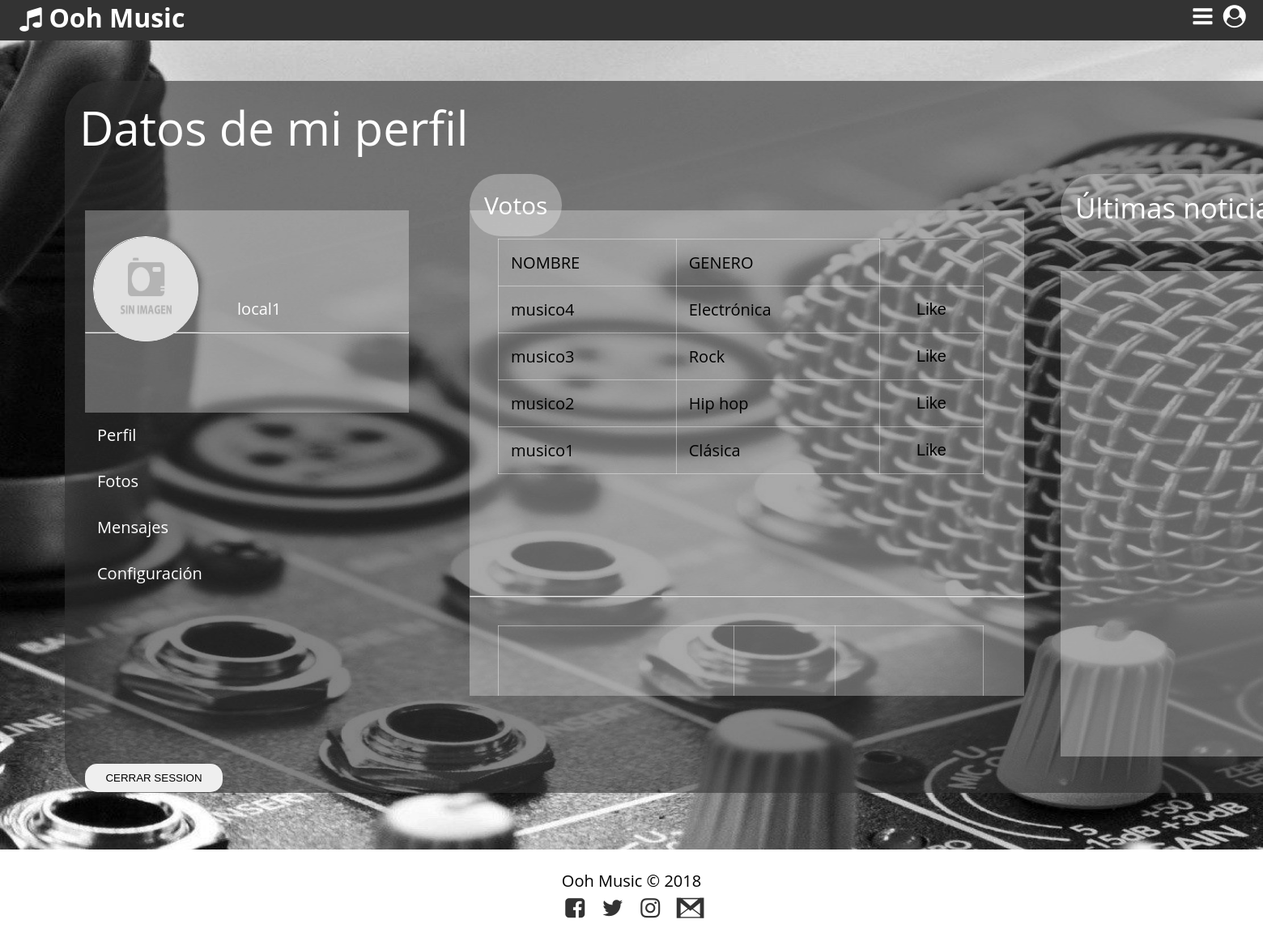
/usuariofan.php (signed in), run on the app's committed database.
### tables this page shows
CREATE TABLE musico(
id_usuario INT NOT NULL PRIMARY KEY,
apellidoa VARCHAR(30),
apellidob VARCHAR(30),
web VARCHAR(255),
nombreart VARCHAR(128),
componentes INT,
destacado BOOLEAN,
genero INT NOT NULL,
CONSTRAINT fk_musico_genero
FOREIGN KEY (genero)
REFERENCES genero(id_genero)
ON DELETE CASCADE ON UPDATE CASCADE,
CONSTRAINT fk_musico_login
FOREIGN KEY(id_usuario) REFERENCES login(id_usuario)
ON DELETE CASCADE ON UPDATE CASCADE)CHARACTER SET=utf8;

CREATE TABLE genero(
id_genero INT NOT NULL PRIMARY KEY AUTO_INCREMENT,
nombre VARCHAR(30))CHARACTER SET=utf8;

### bbdd.php (called while the page is built, shortened)
<?php
function verificarVotoMusico($id_usuario,$id_musico){
    $c = conectar();
    $select = "select * from votomusico where fan = $id_usuario and musico = $id_musico;";
    $resultado = mysqli_query($c, $select);
    if($fila = mysqli_fetch_assoc($resultado)){
        extract($fila);
        $resultado = true;
    }else{
        $resultado = false;
    }
    return $resultado;
}
function ordenarMusicosPorGenero() {
    $c = conectar();
    $select = "select genero.nombre,musico.nombreart from musico inner join genero on musico.genero = genero.id_genero order by genero.id_genero desc;";
    $resultado = mysqli_query($c, $select);
    return $resultado;
}
function dimeidusuario($usuario) {
    $c = conectar();
    $select = "select id_usuario from login where usuario='$usuario';";
    $resultado = mysqli_query($c, $select);
    if ($fila = mysqli_fetch_assoc($resultado)) {
        $id_usuario = $fila['id_usuario'];
        return $id_usuario;
    } else {
        return -1;
    }
}
function dimenombre($usuario) {
    $c = conectar();
    $select = "select nombre from login where usuario='$usuario';";
    $resultado = mysqli_query($c, $select);
    if ($fila = mysqli_fetch_assoc($resultado)) {
        extract($fila);
        return $nombre;
    } else {
        return -1;
    }
}
function usuarioexiste($usuario) {
    $c = conectar();
    $select = "select count(id_usuario) as cuantos from login where usuario='$usuario';";
    $resultado = mysqli_query($c, $select);
    $fila = mysqli_fetch_assoc($resultado);
    extract($fila);
    return $cuantos;
}
function conectar() {
    include('mysqlpass.php');
    $conexion = mysqli_connect("localhost", $userbd, $passbd, "musica");
    return $conexion;
}
?>

### usuariofan.php (the view, shortened to what this page needs)
<?php
require_once 'bbdd.php';
require_once 'funciones.php';
?>
<html lang="es">
    <head>
        <link rel="stylesheet" href="css/fontello.css">
        <link rel="stylesheet" href="css/estilosMusico.css">
    </head>
    <body>
        <header>
            <div class="contenedor">
                <h1 class="icon-music">Ooh Music</h1>
                <label id="label1" class="icon-user-circle" for="menu-user"></label>
                <label class="icon-menu" for="menu-bar"></label>
            </div>
        </header>
        <main>
            <section id="banner">
                <?php
                $mostrar = 0;
                if (isset($_SESSION['username'])) {
                    if (usuarioexiste($_SESSION['username']) > 0) {
                        $mostrar = 1;
                    } else {
                        echo"<script>alert('El usuario ya no existe')</script>";
                    }
                } else {
                    echo"<script>alert('No puedes entrar aquí')</script>";
                }
                if ($mostrar == 1) {
                    ?>
                    <img src="Imagenes/banner.jpg">
                    <div id="centro">
                        <p>Datos de mi perfil</p>
                        <div id="usuario">
                            <?php
                            muestradatosmusico();
                            ?>
                        </div>
                        <div id="menu">
                            <ul>
                                <li><a href="usuariofan.php">Perfil</a></li>
                                <li><a href="#">Fotos</a></li>
                                <li><a href="homeuser.php">Mensajes</a></li>
                                <li><a href="miperfilfan.php">Configuración</a></li>
                                <?php cerraSession2() ?>
                            </ul>
                        </div>
                        <div id="conciertosInteres">
                            <p>Votos</p>
                        </div>
                        <div id="contenidoInteres">
                            <?php
                            extract($_SESSION);
                            $id_usuario = dimeidusuario($username);
                            echo"<table id='tabla1' border='1'>";
                            echo"<tr>";
                            echo"<td>NOMBRE</td><td>GENERO</td>";
                            echo"</tr>";
                            $listamusicos = ordenarMusicosPorGenero();
                            while ($musicos = mysqli_fetch_assoc($listamusicos)) {
                                extract($musicos);
                                echo"<tr>";
                                $id_musico = dimeidusuario($nombreart);
                                $nombre = utf8_encode($nombre);
                                if(verificarVotoMusico($id_usuario, $id_musico)){
                                    echo"<td>$nombreart</td><td>$nombre</td><td>". eliminarVotoMusico1($id_musico)."</td>";
                                }else{
                                    echo"<td>$nombreart</td><td>$nombre</td><td>". nuevoVotoMusico($id_musico)."</td>";
                                }
                                echo"</tr>";
                            }
                            echo"</table>";
                            echo "<hr>";
                            echo"<table id='tabla2' border='1'>";
                            echo"<tr>";
                            echo"<td>Nombre del concierto</td>";
                            echo"<td>Genero</td>";
                            echo"<td>Organizador</td>";
                            echo"</tr>";
                            echo "</table>";
                            ?>
                        </div>
                        <div id="titulonoticias">
                            <p>Últimas noticias</p>
                        </div>
                        <div id="noticias">
                        </div>
                    </div>
                    <?php
                }
                ?>
            </section>
        </main>
        <footer>
            <div class="contenedor">
                <p class="copy">Ooh Music &copy; 2018</p>
                <div class="sociales">
                    <a class="icon-facebook-squared" href="#"></a>
                    <a class="icon-twitter" href="#"></a>
                    <a class="icon-instagram" href="#"></a>
                    <a class="icon-gmail" href="#"></a>
                </div>
            </div>
        </footer>
    </body>
</html>

### funciones.php (shortened to what this page needs)
<?php
require_once 'bbdd.php';
function nuevoVotoMusico($id_musico) {
    return "<form action='' method='POST'>" .
            "<input type='hidden' value='$id_musico' name='id_musico'>" .
            "<input type='submit' value='Like' name='voto'>" .
            "</form>";
}
function muestradatosmusico() {
    if (isset($_SESSION['tipo'])) {
        extract($_SESSION);
        imprimenombreyfoto($username);
    }
}
function imprimenombreyfoto($username) {
    $nombre = dimenombre($username);
    echo"<p>$nombre</p>";
    echo"<hr>";
    echo"<div id='info'>";
    $ruta = dimefoto($username);
    if (empty($ruta)) {
        $ruta = "Imagenes/sinimagen.jpg";
    }
    echo"<img src='$ruta' id='fotoperfil'>";
    echo"</div>";
}
function cerraSession2() {
    echo"<form action='' method='POST'>";
    echo"<input id='botoncerrar' type='submit' name='cerrar' value='CERRAR SESSION'>";
    echo"</form>";
}
?>

### css/estilosMusico.css (style rules this page uses)
* { margin: 0; padding: 0; box-sizing: border-box; }
body { font-family: 'Open Sans', sans-serif; }
header { width: 100%; height: 50px; background: #333; color: #fff; position: fixed; top: 0; left: 0; z-index: 100; }
.contenedor { width: 98%; margin: auto; }
h1 { float: left; }
header .contenedor { display: table; }
section { width: 100%; margin-bottom: 25px; }
footer .contenedor { display: flex; flex-wrap: wrap; justify-content: center; padding-bottom: 25px; }
.copy { font-size: 20px; }
.sociales { width:100%; text-align: center; font-size: 28px; }
.sociales a { color: #333; text-decoration: none; }
header #label1 { float: right; font-size: 28px; margin: 6px 0; cursor: pointer; }
form #botoncerrar { width: 170px; padding: 10px; border-radius: 15px; border: thin; margin-top: 190px; }
#tabla1 { border-collapse: collapse; width: 600px; height: 250px; margin: 35px; }
#tabla1 tr td { border: solid; border-width: thin; border-color: rgba(255,255,255,.4); padding: 15px; font-size: 20px; }
#tabla1 input { border: none; background: rgba(55,55,55,.0); cursor: pointer; width: 100%; height: 100%; font-size: 20px; }
#tabla2 { border-collapse: collapse; width: 600px; height: 250px; margin: 35px; }
#tabla2 tr td { border: solid; border-width: thin; border-color: rgba(255,255,255,.4); padding: 15px; font-size: 20px; }

### css/menuMusico.css (style rules this page uses)
header label { float: right; font-size: 28px; margin: 6px 0; cursor: pointer; }

### css/bannerMusico.css (style rules this page uses)
#banner { margin-top: 50px; position: relative; }
#banner a { position: relative; width: 100px; display: block; color: #fff; text-decoration: none; padding: 6px; top: -17px; border: 3px solid #fff; text-align: center; }
#banner img { height: 1000px; width: 2700px; }
#centro { border: solid; margin-top: -950px; margin-left: 80px; position: absolute; background: rgba(51,51,51,0.6); border: none; border-radius: 50px; width: 1780px; height: 880px; }
#centro p { font-size: 58px; padding: 18px; color: #fff; }
#titulonoticias { border: none; position: absolute; margin-left: 1230px; background-color: rgba(255,255,255,0.3); border-radius: 50px; }
#conciertosInteres { border: none; position: absolute; margin-left: 500px; background-color: rgba(255,255,255,0.3); border-radius: 50px; }
#conciertosInteres p { font-size: 30px; }
#contenidoInteres { border: none; position: absolute; margin-top: 45px; margin-left: 500px; background-color: rgba(255,255,255,0.3); width: 685px; height: 600px; overflow-y: scroll; }
#noticias { border: none; position: absolute; margin-top: 120px; margin-left: 1230px; background-color: rgba(255,255,255,0.3); width: 385px; height: 600px; overflow-y: scroll; }
#titulonoticias p { font-size: 35px; }
#usuario { position: absolute; height: 250px; width: 400px; margin: 45px 25px; border: solid; border: none; background: rgba(255,255,255,0.3); }
#usuario p { position: absolute; margin-left: 170px; margin-top: 90px; font-size: 20px; }
hr { margin-top: 150px; }
#info { position: absolute; border: solid; border-width: thin; border-radius: 150px; width: 130px; height: 130px; margin-top: -120px; margin-left: 10px; }
#info img { width: 130px; height: 130px; margin-top: -32px; margin-left: -21.5px; cursor: pointer; }
#centro ul { border: none; margin-top: 311px; margin-left: 25px;; position: absolute; list-style: none; border-bottom-right-radius: 25px; border-top-right-radius: 25px; }
#centro ul li a { padding: 15px; width: 400px; font-size: 20px; border: none; text-align: left; border-bottom-right-radius: 50px; border-top-right-radius: 50px; }

### css/infoMusico.css (style rules this page uses)
#info { background: #333; color: #fff; text-align: center; padding: 20px; }

### data on the page
musico: nombreart "musico4", genero.nombre "Electrónica"
musico: nombreart "musico3", genero.nombre "Rock"
musico: nombreart "musico2", genero.nombre "Hip hop"
musico: nombreart "musico1", genero.nombre "Clásica"

### other printed values
$nombre "local1"
